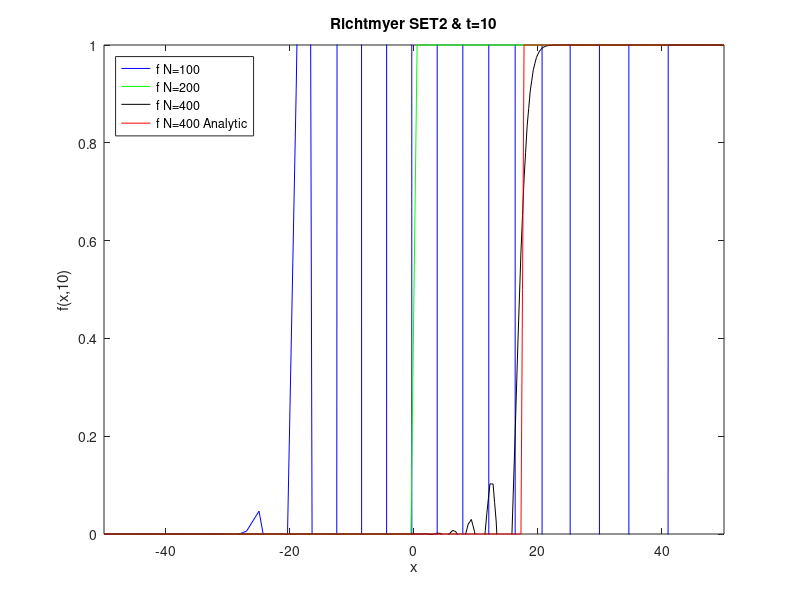

This chart was generated by the following MATLAB code:
load Richt100t10.dat;
load Richt200t10.dat;
load Richt400t10.dat;
x100 = Richt100t10(:,1);
x200 = Richt200t10(:,1);
x400 = Richt400t10(:,1);

F100 = Richt100t10(:,3);
F200 = Richt200t10(:,3);
F400 = Richt400t10(:,3);
F400A = Richt400t10(:,4);


plot(x100,F100,'b',x200,F200,'g',x400,F400,'k',x400,F400A,'r');
title('Richtmyer SET2 & t=10')
xlabel('x')
ylabel('f(x,10)')
legend({'f N=100','f N=200','f N=400','f N=400 Analytic'},'Location','northwest')
axis([-50 50 0 1])
